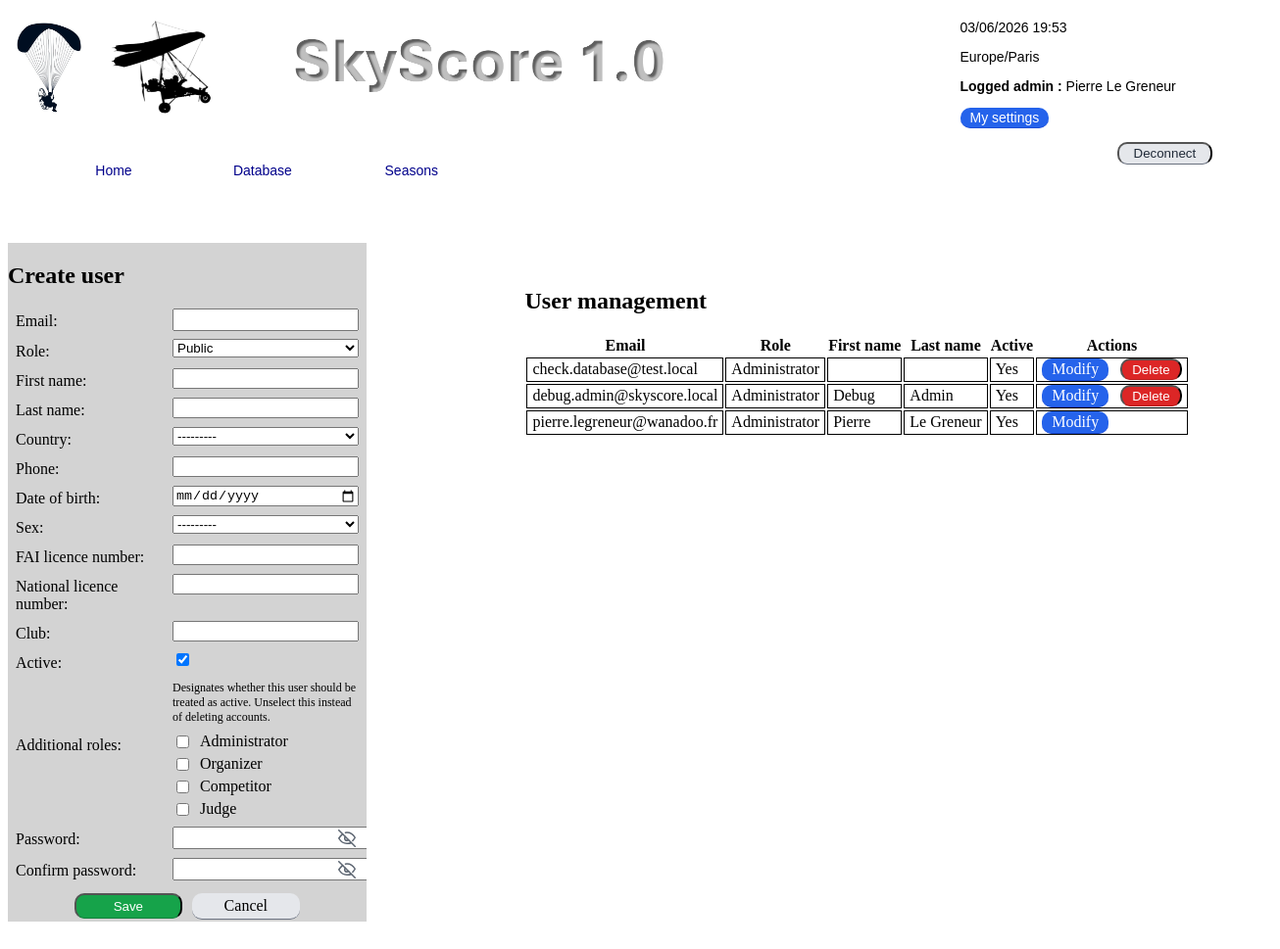
Page /database/user/ (signed in) on the committed database.
### common/models.py (models this page shows, shortened)
class User(AbstractUser):
    username = None
    email = models.EmailField('email address', unique=True)
    USERNAME_FIELD = 'email'
    REQUIRED_FIELDS = []
    objects = UserManager()
    ROLE_CHOICES = [
        ('ADM', 'Administrator'),
        ('ORG', 'Organizer'),
        ('COMP', 'Competitor'),
        ('JUD', 'Judge'),
        ('PUB', 'Public'),
    ]
    SEX_CHOICES = [
        ('M', 'Male'),
        ('F', 'Female'),
        ('X', 'Other / Prefer not to say'),
    ]
    ROLE_HIERARCHY = {
        'PUB': set(),
        'COMP': {'PUB'},
        'JUD': {'PUB'},
        'ORG': {'PUB'},
        'ADM': {'ORG', 'JUD', 'COMP', 'PUB'},
    }
    role = models.CharField(max_length=4, choices=ROLE_CHOICES, default='PUB')
    roles = models.JSONField(default=list, blank=True)
    country = models.ForeignKey(
        'database.Country',
        on_delete=models.SET_NULL,
        related_name='users',
        null=True,
        blank=True,
    )
    phone_number = models.CharField(max_length=32, blank=True, null=True)
    date_of_birth = models.DateField(blank=True, null=True)
    sex = models.CharField(max_length=1, choices=SEX_CHOICES, blank=True, null=True)
    fai_licence_number = models.CharField(max_length=80, blank=True, null=True)
    national_licence_number = models.CharField(max_length=80, blank=True, null=True)
    club = models.CharField(max_length=120, blank=True, null=True)
    licence_number = models.CharField(max_length=50, blank=True, null=True)
    ulm_model = models.CharField(max_length=100, blank=True, null=True)  # For pilots
    class Meta(AbstractUser.Meta):
        constraints = [
            models.UniqueConstraint(Lower('email'), name='common_user_email_lower_uniq'),
        ]
    def effective_roles(self):
        roles = {self.role}
        roles.update(self.roles or [])
        expanded_roles = set(roles)
        for role in list(roles):
            expanded_roles.update(self.ROLE_HIERARCHY.get(role, set()))
        expanded_roles.add('PUB')
        return expanded_roles
    def has_role(self, role):
        return role in self.effective_roles()
    def has_any_role(self, role_set):
        return any(self.has_role(role) for role in role_set)
    def can_manage_database(self):
        return self.has_role('ADM')
    def can_manage_seasons(self):
        return self.has_any_role({'ADM', 'ORG'})

### database/views.py (the view)
# urls.py: path('user/', views.user_list_view, name='user_list'),
@login_required
@user_passes_test(_can_manage_database)
def user_list_view(request):
    return _render_user_page(request, UserForm(), show_create=True)

### common/utils/context.py (called while the page is built)
def base_context(request):
    logged_admin = ''
    if request.user.is_authenticated:
        full_name = request.user.get_full_name().strip()
        logged_admin = full_name or request.user.email
    return {
        'current_date_time': localtime(),
        'tzinfo': 'Europe/Paris',
        'loggedAdmin': logged_admin,
    }

### common/utils/localTime.py (called while the page is built)
def dateTimeParis():
    now = datetime.now(tz=ZoneInfo("Europe/Paris"))
    return now.strftime("%d/%m/%Y %H:%M")

def localtime():
    return dateTimeParis()

### common/utils/phone.py (called while the page is built)
def get_country_dial_code(country):
    if not country:
        return ''
    stored_dial = getattr(country, 'phone_dial_code', '') or ''
    stored_dial = stored_dial.strip()
    if stored_dial:
        digits = ''.join(ch for ch in stored_dial if ch.isdigit())
        return f'+{digits}' if digits else ''
    country_iso3 = (getattr(country, 'iso3', None) or '').strip().upper()
    return COUNTRY_DIAL_CODES.get(country_iso3, '')

### database/models.py (called while the page is built)
    def __str__(self):
        text = self.iso3 + '-' + self.name
        if len(text) > 30:
            text = self.iso3 + '-' + self.name[0:26] + '...'
        return text

### database/views.py (called while the page is built)
def _can_manage_database(user):
    return user.is_authenticated and user.has_role('ADM')

def _render_user_page(request, form, *, show_create=False, show_edit=False, user=None):
    context = base_context(request)
    context.update(
        {
            'users': User.objects.select_related().all().order_by('role', 'email'),
            'form': form,
            'user_account': user,
            'logged_user_id': request.user.id,
            'is_edit_user_form': show_edit,
            'page_title': 'User management',
            'show_create_form': show_create,
            'show_edit_form': show_edit,
            'aside_title': 'Modify user' if show_edit else 'Create user',
            'form_action': 'database:user_edit' if show_edit else 'database:user_create',
            'form_action_pk': user.pk if show_edit and user else None,
        }
    )
    return render(request, 'database/user_list.html', context)

### templates/database/user_list.html (shortened to what this page needs)
{% extends 'base.html' %}
{% load static %}
{% block extra_css %}
<link rel="stylesheet" type="text/css" href="{% static 'css/styleBaseDataBase.css' %}" />
{% endblock %}
{% block content %}
{% if show_create_form or show_edit_form %}
<section id="asideContent">
    <h2>{{ aside_title }}</h2>
    <form class="user-form" method="post" action="{% if form_action_pk %}{% url form_action form_action_pk %}{% else %}{% url form_action %}{% endif %}">
        {% for field in form %}
            <div class="user-form-row{% if field.name == 'roles' %} user-form-row-multicheck{% endif %}{% if field.name == 'is_active' or field.name == 'change_password' %} user-form-row-checkbox{% endif %}">
                {{ field.label_tag }}
                <div class="user-form-control">
                    {{ field }}
                    {% if field.help_text %}
                        <span class="helptext">{{ field.help_text }}</span>
                    {% endif %}
                </div>
            </div>
        {% endfor %}
        <div class="form-actions">
            <button class="BtnValidate" type="submit">Save</button>
            <a class="BtnCancel" href="{% url 'database:user_list' %}">Cancel</a>
        </div>
    </form>
</section>
{% endif %}
<section id="mainContent">
    <h2>User management</h2>
    <table>
        <thead>
            <tr>
                <th>Email</th>
                <th>Role</th>
                <th>First name</th>
                <th>Last name</th>
                <th>Active</th>
                <th>Actions</th>
            </tr>
        </thead>
        <tbody>
            {% for user_account in users %}
                <tr>
                    <td>{{ user_account.email }}</td>
                    <td>{{ user_account.get_role_display }}</td>
                    <td>{{ user_account.first_name }}</td>
                    <td>{{ user_account.last_name }}</td>
                    <td>{% if user_account.is_active %}Yes{% else %}No{% endif %}</td>
                    <td>
                        <a class="BtnModify" href="{% url 'database:user_edit' user_account.pk %}">Modify</a>
                        {% if user_account.pk != logged_user_id %}
                            <form method="post" action="{% url 'database:user_delete' user_account.pk %}" style="display:inline; margin-left: 8px;" onsubmit="return confirm('Confirm deletion of ' + '{{ user_account.email|escapejs }}' + ' ?');">
                                <button class="BtnDelete" type="submit">Delete</button>
                            </form>
                        {% endif %}
                    </td>
                </tr>
            {% empty %}
                <tr>
                    <td colspan="6">No user in database</td>
                </tr>
            {% endfor %}
        </tbody>
    </table>
</section>
{% endblock %}

### static/css/styleBaseHome.css (style rules this page uses)
:root { --header-height: clamp(80px, 15vh, 140px); --menu-height: clamp(42px, 6vh, 64px); --safe-top: env(safe-area-inset-top, 0px); --header-offset: 2px; }
body { background-color: transparent; }
.BtnSubmit, .BtnCancel, .BtnModify, .BtnDelete, .BtnValidate { width:auto; display: inline-block; box-sizing: border-box; text-align: center; text-decoration: none; border-radius: 10px; padding: 2px 10px; }
.BtnSubmit, .BtnCancel { color: #1f2937; background-color: #e5e7eb; border-bottom: 1px solid #6b7280; }
.BtnModify { color: #ffffff; background-color: #2563eb; border-bottom: 1px solid #1d4ed8; }
.BtnDelete { color: #ffffff; background-color: #dc2626; border-bottom: 1px solid #b91c1c; }
.BtnValidate { color: #ffffff; background-color: #16a34a; border-bottom: 1px solid #15803d; }
body section#mainContent { position : absolute; width: 80%; top : calc(var(--safe-top) + var(--header-offset) + var(--header-height) + var(--menu-height) + 2%); left: 0%; margin-top: 2%; margin-bottom: 2%; margin-left: 10%; margin-right: 20%; padding: 0px; z-index: 1; }
form label { display : block; width : 150px; float : left; text-align: right; padding : 4px 10px 0 0; }
form input[type='email'], form input[type='password'] { display : block; width : 250px; padding : 2px; }

### rows in the picture
User: email "check.database@test.local", role "Administrator", is_active "Yes"
User: email "debug.admin@skyscore.local", role "Administrator", first_name "Debug", last_name "Admin", is_active "Yes"
User: email "pierre.legreneur@wanadoo.fr", role "Administrator", first_name "Pierre", last_name "Le Greneur", is_active "Yes"

### other values in the picture
{{ current_date_time }} "03/06/2026 19:53"
{{ tzinfo }} "Europe/Paris"
{{ loggedAdmin }} "Pierre Le Greneur"
{{ aside_title }} "Create user"
{{ field.label_tag }} "Email:" "Role:" "First name:" "Last name:" "Country:" "Phone:" "Date of birth:" "Sex:" "FAI licence number:" "National licence number:" "Club:" "Active:" "Additional roles:" "Password:" "Confirm password:"
{{ field.help_text }} "Designates whether this user should be treated as active. Unselect this instead of deleting accounts."
